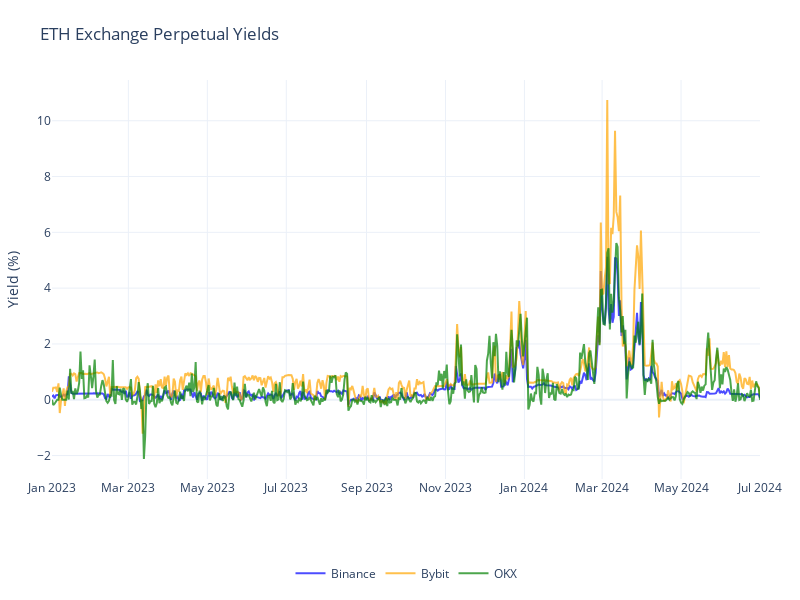

The code cell stored with this chart in its notebook:
### Code cell
import pandas as pd
import plotly.graph_objects as go

yield_filepath = './results/test/yield.csv'
yield_df = pd.read_csv(yield_filepath)

fig = go.Figure()

fig.add_trace(go.Scatter(
    x=yield_df['date'],
    y=yield_df['binance_eth_yield'] / 0.18,
    mode='lines',
    name='Binance',
    line=dict(color='blue', width=2),
    opacity=0.7,
    legendrank=1
))

fig.add_trace(go.Scatter(
    x=yield_df['date'],
    y=yield_df['bybit_eth_yield'] / 0.07,
    mode='lines',
    name='Bybit',
    line=dict(color='orange', width=2),
    opacity=0.7,
    legendrank=2
))

fig.add_trace(go.Scatter(
    x=yield_df['date'],
    y=yield_df['okx_eth_yield'] / 0.09,
    mode='lines',
    name='OKX',
    line=dict(color='green', width=2),
    opacity=0.7,
    legendrank=3
))

fig.update_layout(
    title='ETH Exchange Perpetual Yields',
    yaxis_title='Yield (%)',
    template='plotly_white',
    hovermode='x unified',
    legend=dict(
        orientation='h',
        x=0.5,
        y=-0.2,
        xanchor='center',
        yanchor='top'
    ),
    width=800,
    height=600,
    margin=dict(l=40, r=40, t=80, b=40)
)

fig.update_xaxes(
    tickformat='%b %Y',
)

fig.show()

### Figure 1 — Plotly figure (JSON) as saved in the notebook; plotly's stock layout.template omitted (floating-point values rounded to 4 significant figures; data arrays with more than 128 entries replaced by an {"elided": "..."} marker saying what was removed)
{"data": [{"legendrank": 1, "line": {"color": "blue", "width": 2}, "mode": "lines", "name": "Binance", "opacity": 0.7, "type": "scatter", "x": {"elided": "548 str values"}, "y": {"elided": "548 float values"}}, {"legendrank": 2, "line": {"color": "orange", "width": 2}, "mode": "lines", "name": "Bybit", "opacity": 0.7, "type": "scatter", "x": {"elided": "548 str values"}, "y": {"elided": "548 float values"}}, {"legendrank": 3, "line": {"color": "green", "width": 2}, "mode": "lines", "name": "OKX", "opacity": 0.7, "type": "scatter", "x": {"elided": "548 str values"}, "y": {"elided": "548 float values"}}], "layout": {"height": 600, "hovermode": "x unified", "legend": {"orientation": "h", "x": 0.5, "xanchor": "center", "y": -0.2, "yanchor": "top"}, "margin": {"b": 40, "l": 40, "r": 40, "t": 80}, "title": {"text": "ETH Exchange Perpetual Yields"}, "width": 800, "xaxis": {"tickformat": "%b %Y"}, "yaxis": {"title": {"text": "Yield (%)"}}}}
